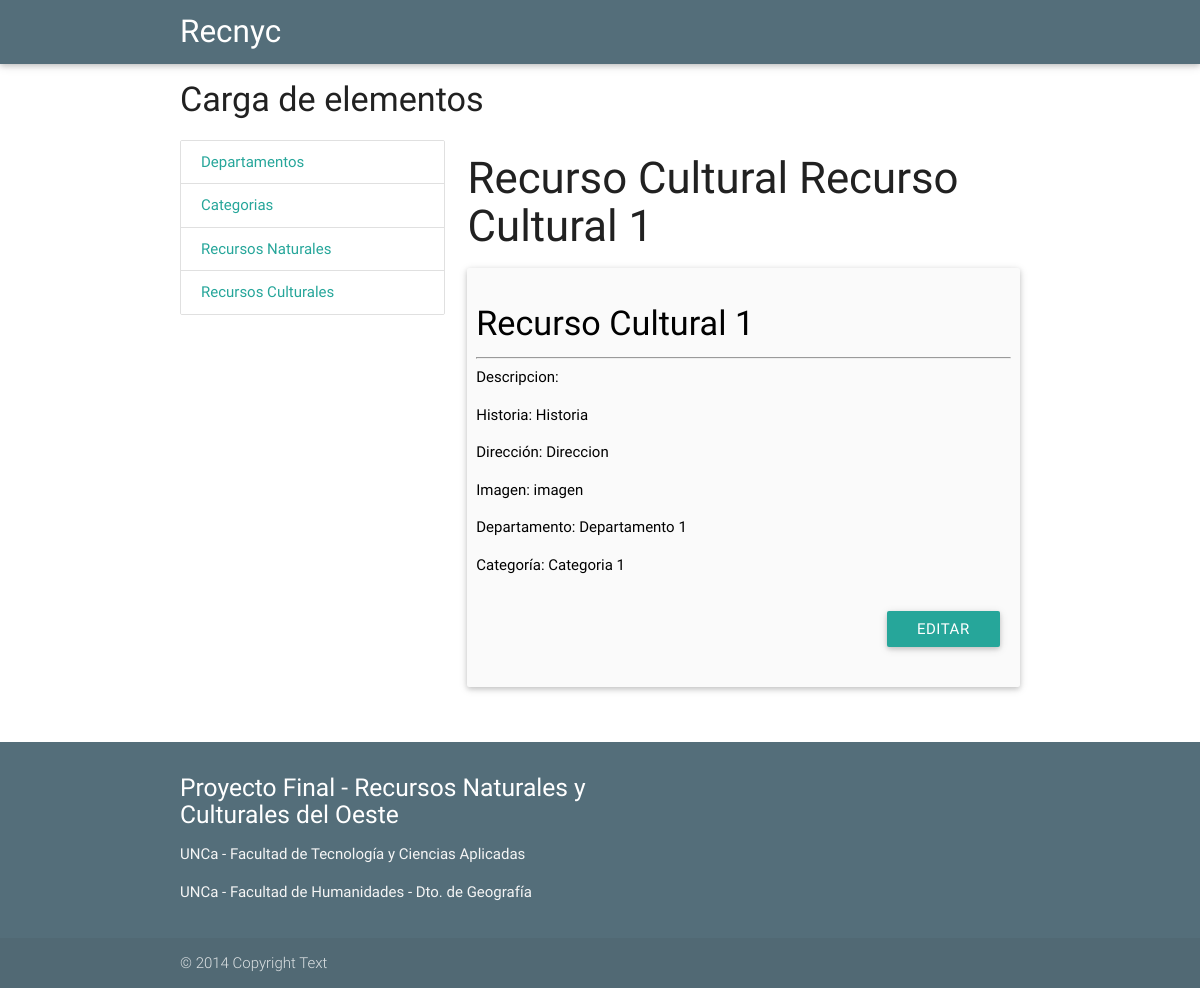
The app's page /cargabase/recursocultural/1/ with its own data.
### cargabase/models.py (models this page shows, shortened)
class RecursoCultural(models.Model):
    nombre = models.TextField(max_length=100)
    historia = models.TextField(max_length=300)
    direccion = models.TextField(max_length=100)
    imagen = models.TextField(max_length=100)
    punto = PlainLocationField(based_fields=[nombre],
                               zoom=8,
                               verbose_name='Lugar:',
                               blank=True,
                               null=True,
                               )
    departamento = models.ForeignKey(Departamento)
    categoria = models.ForeignKey(Categoria)

class Departamento(models.Model):
    nombre = models.TextField(max_length=100)
    descripcion = models.TextField(max_length=300)
    imagen = models.TextField(max_length=100)
    circuitos = models.TextField(max_length=100, blank= True)
    def __str__(self):
        return self.nombre

class Categoria(models.Model):
    categoria = models.TextField(max_length=100)
    descripcion = models.TextField(max_length=150, blank= True)
    departamento = models.ForeignKey(Departamento)
    def __str__(self):
        return self.categoria

### cargabase/views.py (the view, shortened to what this page needs)
class RecursoCulturalDetail(DetailView):
    model = RecursoCultural

### cargabase/templates/cargabase/recursocultural_detail.html
{% extends "base.html" %}
{% block content %}
    <h3> Recurso Cultural {{ object.nombre }} </h3>
    	<div class="card-panel grey lighten-5 z-depth-1">
          <div class="row valign-wrapper">
            <div class="col s12">
              <span class="black-text">
              <div class="row">
              <h4>{{ object.nombre}}</h4>
              <hr>
                Descripcion:{{ object.descripcion }}<p>
                Historia: {{ object.historia }}<p>
                Dirección: {{ object.direccion }}<p>
                Imagen: {{ object.imagen }}<p>
                Departamento: {{ object.departamento }}<p>
                Categoría: {{ object.categoria }}<p>
                 </div>
                <div class="right"><a href="{% url 'recursocultural-update' object.id %}" class="waves-effect waves-light btn">Editar</a></div>
              </span>
            </div>
          </div>
        </div>
{% endblock %}

### records on screen
RecursoCultural: nombre "Recurso Cultural 1", historia "Historia", direccion "Direccion", imagen "imagen", departamento "Departamento 1", categoria "Categoria 1"
